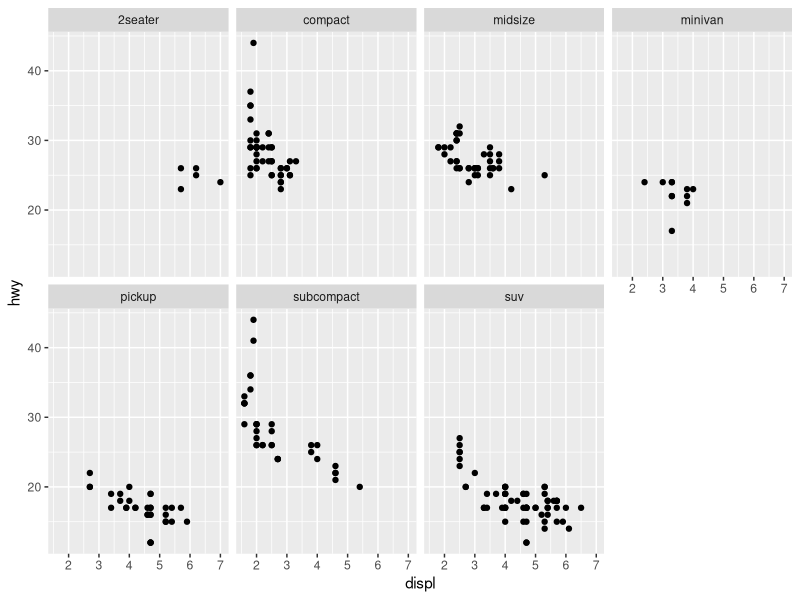
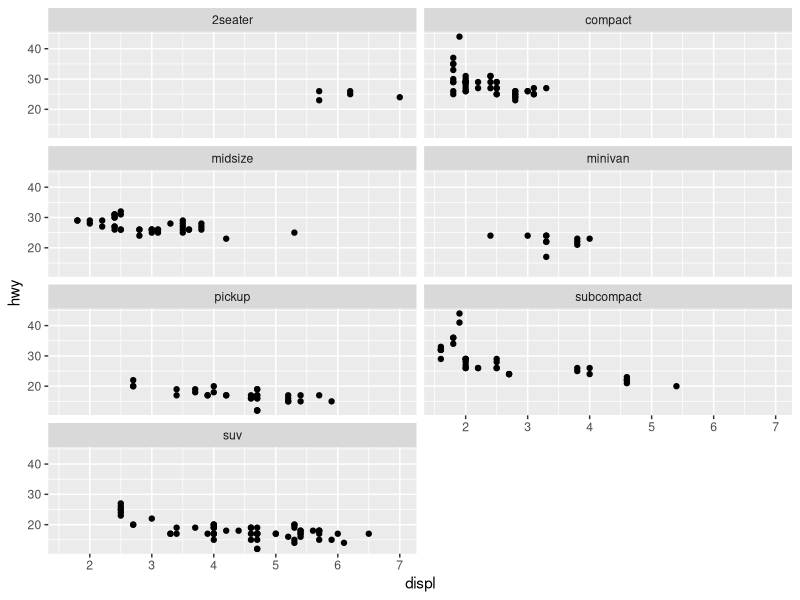
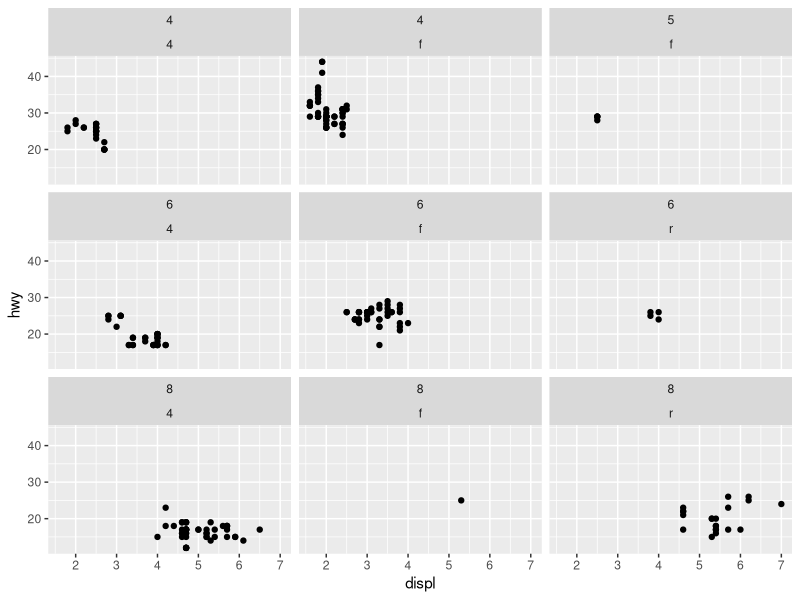
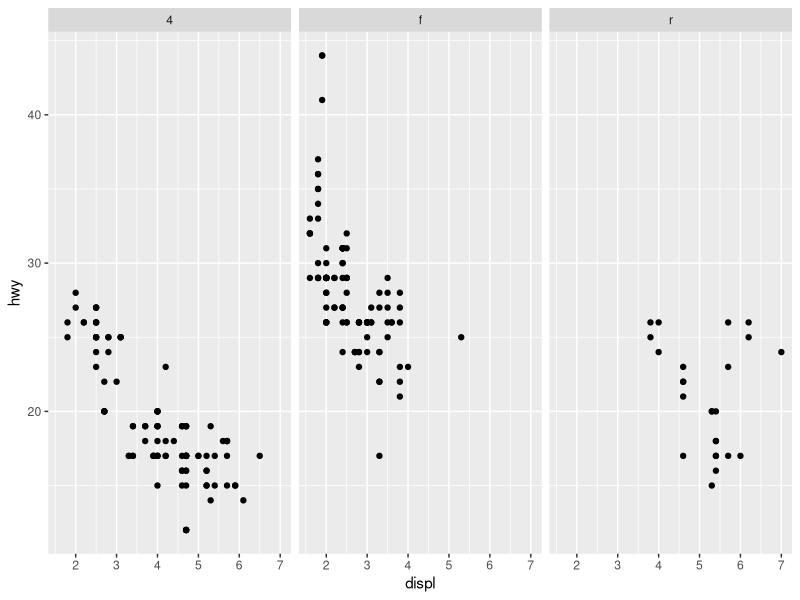
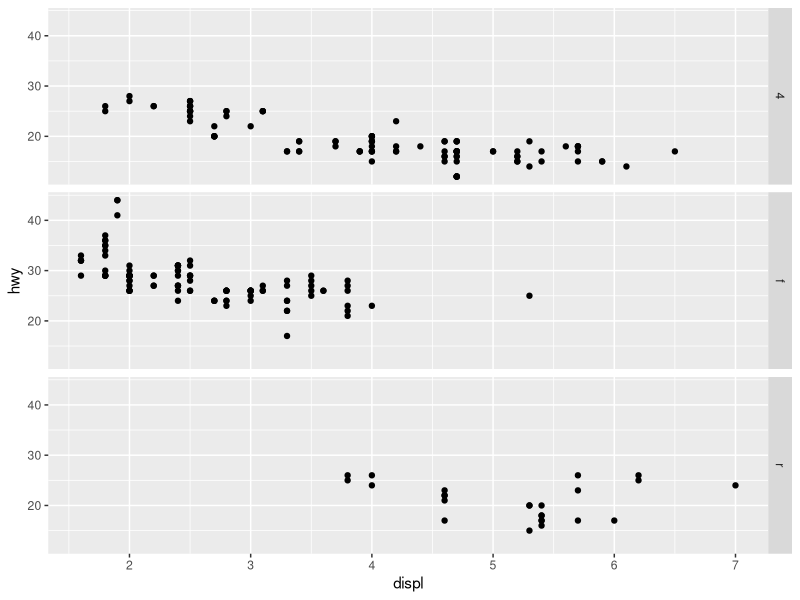
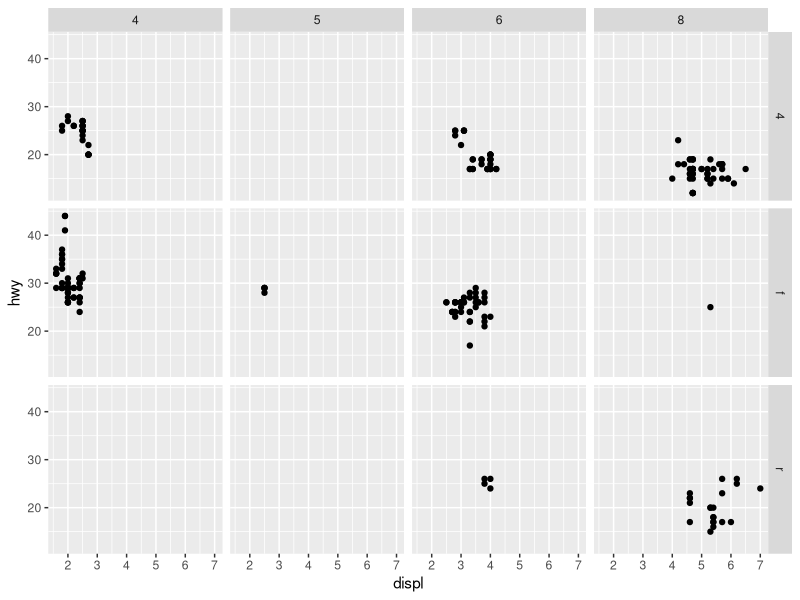
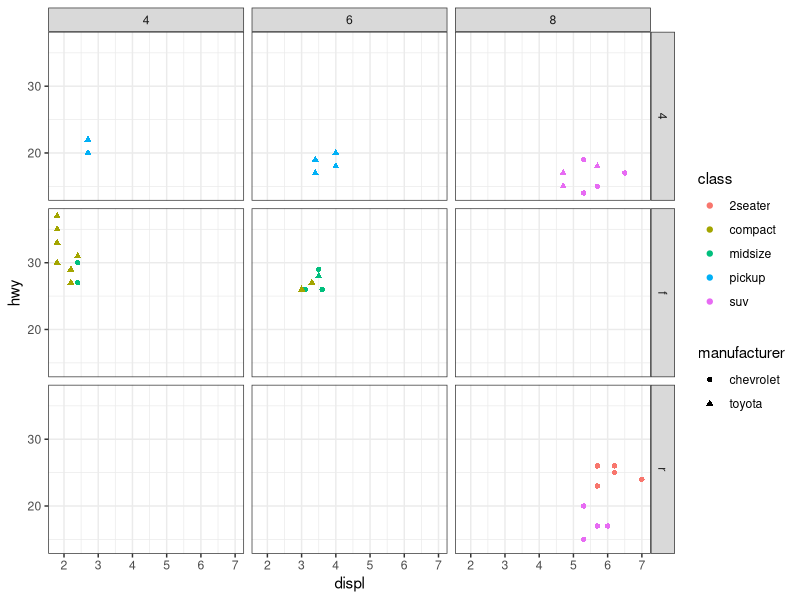
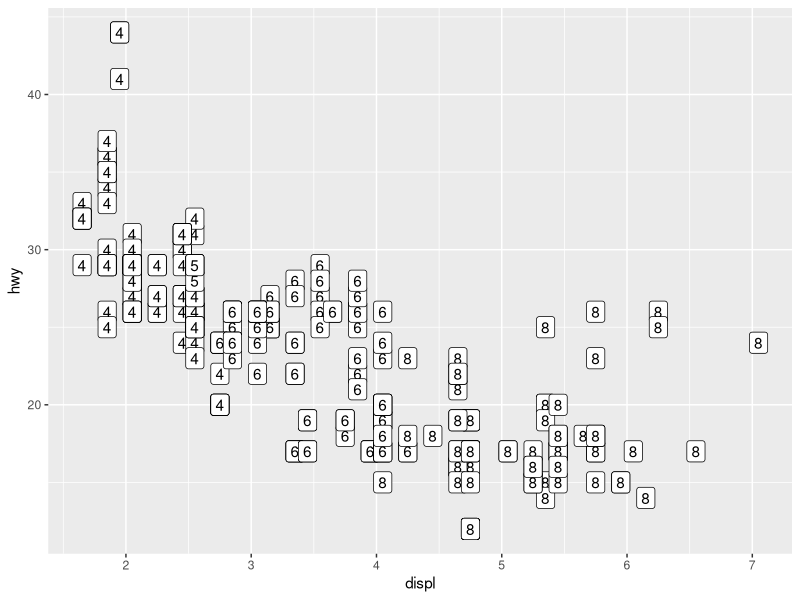

Recreate these plots in R, in order.
## ---- chunk 1
knitr::opts_chunk$set(echo = TRUE)
## ---- chunk 2
library(ggplot2)
# build a base layer
p1= ggplot(data = mpg) + geom_point(mapping = aes(x = displ, y = hwy))
# add faceting via `class` to p1
p2 = p1 + facet_wrap(~class, nrow = 2)
p2

#p1 + facet_wrap(vars(class), nrow = 2)

p2a = p1 + facet_wrap(~class, ncol = 2) #by column instead of row
p2a

p3 = ggplot(mpg, aes(x=displ, y =hwy)) + geom_point() + facet_wrap(cyl~drv)
p3
## ---- chunk 3
p1 + facet_grid(.~ drv) #row wise

p1 + facet_grid(drv ~ .)#column wise

#two variable faceting
p1 + facet_grid(drv ~ cyl)
## ---- chunk 4
library(dplyr)
mpg1 = mpg %>% filter(manufacturer %in% c("chevrolet", "toyota"))
p1c = ggplot(mpg1, aes(x=displ, y = hwy)) + theme_bw() + geom_point(aes(color=class, shape = manufacturer)) + facet_grid(drv~cyl)
p1c
## ---- chunk 5

p = ggplot(mpg, aes(displ,hwy))
#add label via cyl; label is an aesthetic
p1 = p + geom_label(aes(label=cyl), nudge_x = 0.05) #nudge moves the label in the x direction
p1

p+geom_label(aes(label=cyl, color=class)) #add class
## ---- chunk 6
q = ggplot(mpg,aes(displ,hwy)) + geom_text(aes(label=cyl))
q

#can also add color
qa = ggplot(mpg,aes(displ,hwy)) + geom_text(aes(label=cyl, color = class))
qa
## ---- chunk 7
p = ggplot(mpg, aes(x=displ, y = hwy)) + geom_point()

p1 = p + annotate("text", x = 2:5, y = 25, label = "some text")
p1

p2 = p + annotate("rect", xmin = 3, xmax = 4.2, ymin = 12, ymax = 21, alpha = .2)
p2
## ---- chunk 8
p2 = p + annotate("text", x = 4, y = 40, label = "italic(R) ^ 2 == 0.75", parse = TRUE) #convert to mathematical symbols
p2
